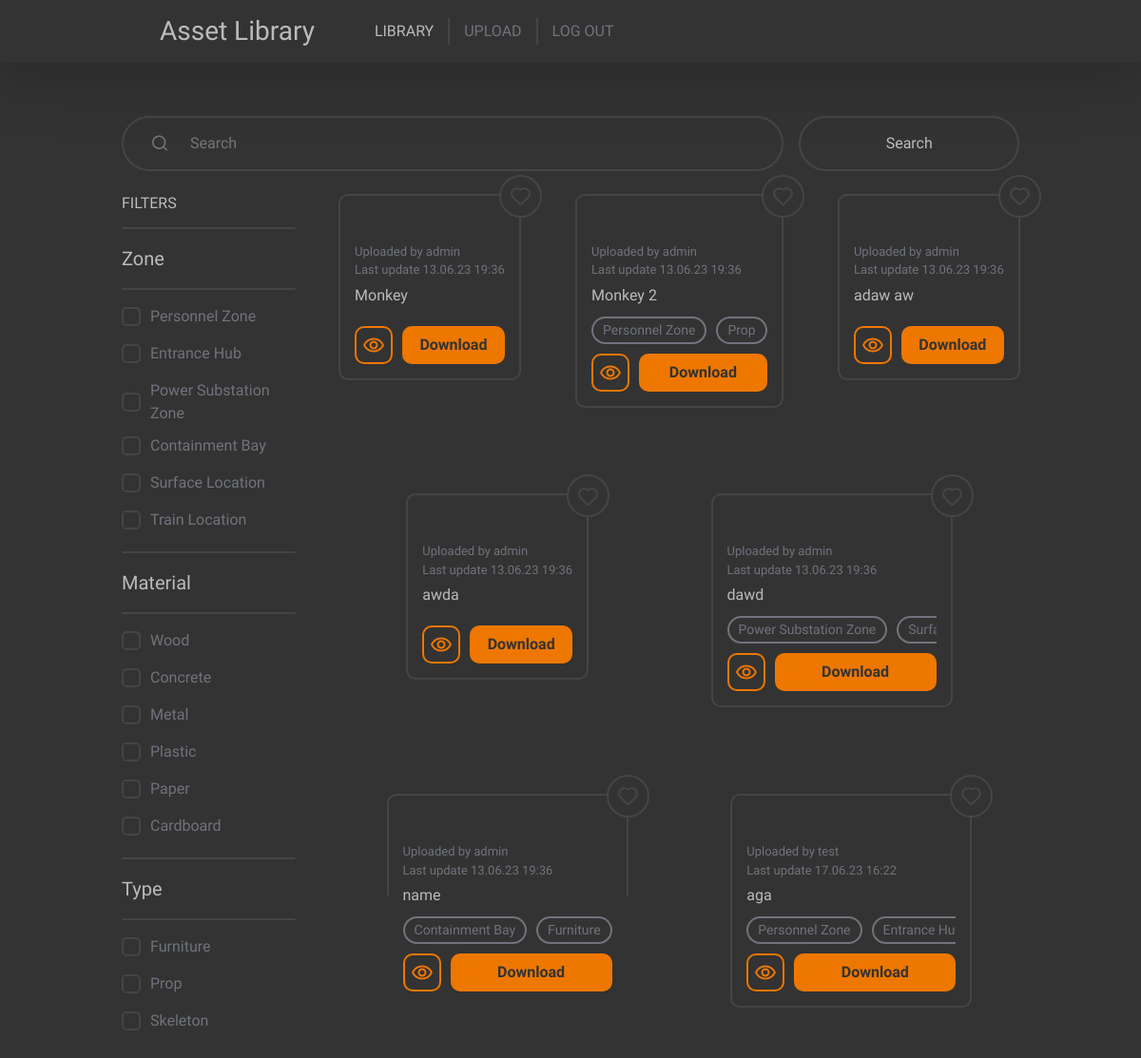
Page / (signed in) on the earlier database version.
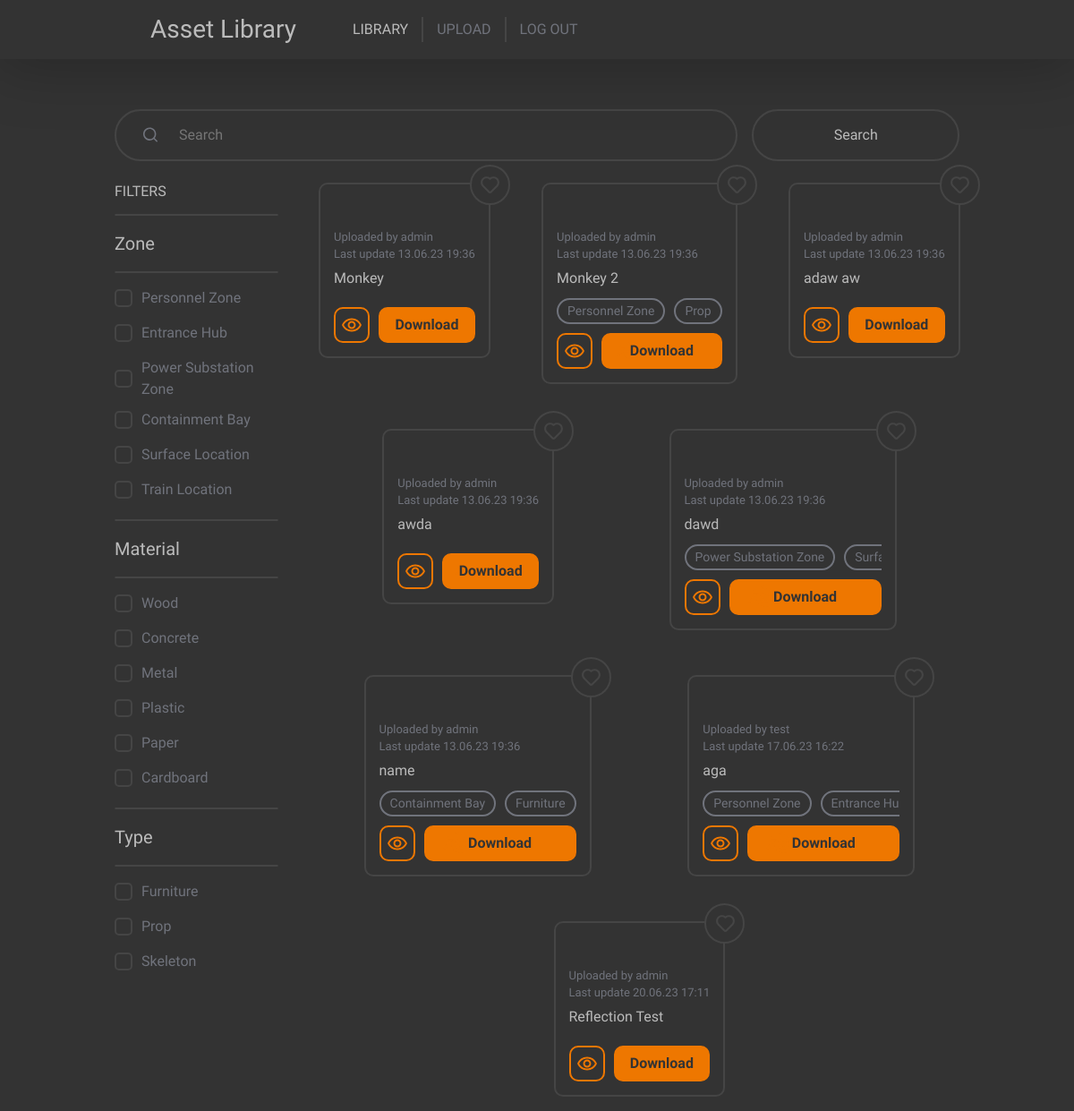
Same page on the later database version.
### content/models.py (models this page shows, shortened)
class AssetTagCategory(models.Model):
    class Meta:
        verbose_name = "Asset Category"
        verbose_name_plural = "Asset Categories"
    name = models.CharField(max_length=50)
    order = models.SmallIntegerField(unique=True)
    @staticmethod
    def get_dictionary():
        filters = dict()
        for categories in AssetTagCategory.objects.all():
            filters[categories.name] = list(map(lambda el: (el.name, el.get_named_list(), el.pk), AssetTag.objects.filter(category_id=categories)))
        return filters

class AssetTag(models.Model):
    class Meta:
        verbose_name = "Asset Tag"
        verbose_name_plural = "Asset Tags"
    name = models.CharField(max_length=50)
    category = models.ForeignKey(AssetTagCategory, on_delete=models.CASCADE)
    def get_named_list(self):
        return "{}-{}".format(self.name.lower().replace(' ', '-'), self.pk)

class Asset(models.Model):
    class Meta:
        verbose_name = "Asset"
        verbose_name_plural = "Assets"
        permissions = [
            ("see_own_assets", "Can see own added assets"),
            ("see_others_assets", "Can see others added assets"),
            ("edit_own_assets", "Can edit own assets"),
            ("edit_others_assets", "Can edit others assets"),
            ("upload_assets", "Can upload assets")
        ]
    def content_path(instance, filename):
        print(instance)
        return 'meshes/{0}/{1}'.format(instance.id, filename)
    name = models.TextField()
    description = models.TextField()
    author = models.ForeignKey(User, on_delete=models.SET_NULL, null=True)
    last_update = models.DateTimeField(default=datetime.now, blank=True)
    blender_mesh = models.FileField(upload_to=content_path, null=True)
    fbx_mesh = models.FileField(upload_to=content_path, null=True)
    preview_mesh = models.FileField(upload_to=content_path, null=True)
    textures = models.ManyToManyField(Texture)
    tags = models.ManyToManyField(AssetTag)
    favorites = models.ManyToManyField(User, related_name="users_favorites")

### main/views.py (the view, shortened to what this page needs)
# urls.py: path('', views.library_view, name='library'),
@login_required(login_url='/auth/', redirect_field_name=None)
def library_view(request: HttpRequest):
    assets = Asset.objects.none()
    if request.user.has_perm("content.see_own"):
        assets = Asset.objects.filter(author = request.user.pk)
    if request.user.has_perm("content.see_others"):
        assets = Asset.objects.all()
    assets.order_by()
    assets = assets.annotate(order=Case(When(favorites__pk=request.user.pk, then=Value(0)), default=Value(1), output_field=IntegerField(),)).order_by("order")
    if request.method == 'GET':
        form = SearchForm(request.GET)
        if form.is_valid():
            return render(request, "main/index.html", { 'filters': AssetTagCategory.get_dictionary(), 'assets': assets.filter(name__icontains = form.cleaned_data['query']), 'form' : form })
    return render(request, "main/index.html", { 'filters': AssetTagCategory.get_dictionary(), 'assets': assets, 'form': SearchForm() })

### main/forms.py
class SearchForm(forms.Form):
    query = forms.CharField(min_length=1, max_length=50, initial="")

### main/templates/main/index.html (shortened to what this page needs)
<!DOCTYPE html>
<html>
    <head>
        <link href="https://cdn.jsdelivr.net/npm/bootstrap@5.2.3/dist/css/bootstrap.min.css" rel="stylesheet">
        {% load static %}
        <link href="{% static 'main/common.css' %}" rel="stylesheet">
        <link href="{% static 'main/index.css' %}" rel="stylesheet">
    </head>
    <body>
        <div class="top">
            <div class="adjusted-content mx-auto d-flex align-items-center">
                <h3 class="my-3 mx-5">Asset Library</h3>
                <div class="navigation fs-6 d-flex align-items-center">
                    <a href="{% url 'library' %}" class="active">LIBRARY</a>
                    {% if perms.content.upload_assets %}
                    <a href="{% url 'upload' %}">UPLOAD</a>
                    {% endif %}
                    <a href="{% url 'logout' %}">LOG OUT</a>
                </div>
            </div>
        </div>
        <div class="content">
            <div class="adjusted-content mx-auto">
                <form class="search-text-and-submit d-flex mt-5" method="get">
                    <input type="text" class="text-input m-2 w-75" name="query" placeholder="Search" value="{{ form.data.query }}">
                    <input type="submit" class="submit-search m-2 w-25" value="Search">
                </form>
                <div class="search-bottom d-flex my-3">
                    <div class="search-filters mx-2">
                        <h6>FILTERS</h6>
                        {% for category, tags in filters.items %}
                            <ul>
                                <hr>
                                <li>{{ category }}</li>
                                <hr>
                                {% for name, link, id in tags %}
                                    <li><input type="checkbox" name="tags[]" value="{{id}}" id="{{link}}"> <label for="{{link}}">{{name}}</label></li>
                                {% endfor %}
                            </ul>
                        {% endfor%}
                    </div>
                    <div class="search-result d-flex flex-row flex-wrap justify-content-evenly align-items-start ">
                        {% for asset in assets %}
                        <div class="search-result-card">
                            <div class="favorite-container">
                                <label class="favorite-label">
                                </label>
                            </div>
                            <p class="card-author">Uploaded by {{ asset.author }}</p>
                            <p class="card-date">Last update {{ asset.last_update|date:"d.m.y H:i" }}</p>
                            <p class="card-model-name">{{ asset.name }}</p>
                            <div class="card-model-tags d-flex flex-nowrap text-nowrap">
                                {% for tag in asset.tags.all %}
                                    <div>{{ tag.name }}</div>
                                {% endfor %}
                            </div>
                            <div class="card-links">
                                <a href="{% url 'asset_view' asset.pk %}" class="card-link"></a>
                                <a href="{{ asset.blender_mesh.url }}" download class="card-download">Download</a>
                            </div>
                        </div>
                        {% endfor %}
                    </div>
                </div>
            </div>
        </div>
    </body>
</html>

### main/static/main/common.css (style rules this page uses)
body { font-family: 'Lexend', sans-serif;; color: #BBBBBB; background-color: #333333; }
.top { background-color: #333333; overflow: auto; z-index: 10; box-shadow: 0 0 70px 5px rgba(0, 0, 0, 0.25); position: sticky; top: 0; }
a { color: inherit; text-decoration: none; }
.navigation { color: #70737C }
.navigation a { padding: 2px 15px; border-right: solid 2px #454545; transition: 0.15s ease-in-out color; }
.navigation a:hover, .navigation a.active { color: #BBBBBB }
.navigation a:last-child { border: none; }
.adjusted-content { width: 80%; }
.content { overflow: auto; min-height: 100vh; }
.search-filters { width: 20%; }
.search-filters hr { border: none; border: 1px solid #454545; opacity: 1; border-radius: 20px; }
.search-filters ul { list-style: none; padding: 0; margin: 0; }
.search-filters ul li:nth-child(2) { font-size: 20px; color: inherit; }
.search-filters ul li { color: #70737C; margin: 10px 0; }
.search-filters input + label { display: inline-flex; align-items: center; user-select: none; transition: all ease-in-out 0.15s; }
.search-filters input + label::before { content: ""; display: inline-block; border: solid 2px #454545; border-radius: 25%; margin: 0 10px 0 0; width: 20px; height: 20px; flex-shrink: 0; flex-grow: 0; transition: all ease-in-out 0.15s; }

### main/static/main/index.css (style rules this page uses)
.text-input { border: solid 2px #454545; border-radius: 100px; background: none; padding: 15px 20px 15px 70px; transition: border-color 0.15s ease-in-out; color: #BBBBBB; background: no-repeat 30px center url("/static/main/util/magnifier.svg"); }
.submit-search { border: solid 2px #454545; border-radius: 100px; background: none; color: #BBBBBB; transition: all 0.15s ease-in-out; }
.search-result { width: 80%; gap: 50px; margin-left: 30px; }
.search-result-card { border: solid 2px #454545; border-radius: 10px; background-color: #333333; padding: 15px; max-width: 254px; }
.card-author, .card-date { margin: 0; font-size: 13px; color: #70737C; }
.card-author { margin-top: 10px; }
.card-model-name { margin: 0; margin-top: 5px; font-size: 16px; }
.card-model-tags { margin-top: 10px; display: block; overflow-x: scroll; -ms-overflow-style: none; scrollbar-width: none; font-size: 14px; color: #70737C; user-select: none; gap: 10px; }
.card-model-tags div { border: solid 2px #70737C; border-radius: 25px; padding: 2px 10px; transition: all ease-in-out 0.15s; }
.card-links { margin-top: 10px; width: 100%; display: flex; gap: 10px }
.card-link { width: 40px; height: 40px; border: solid 2px #EE7700; flex-shrink: 0; flex-grow: 0; border-radius: 10px; background: no-repeat center center url("/static/main/util/eye_orange.svg"); transition: all ease-in-out 0.15s; }
.card-download { width: 100%; height: 40px; display: flex; justify-content: center; align-items: center; background: no-repeat 14%/18% url("/static/main/util/blender_icon.svg"), #EE7700; border-radius: 10px; color: #333333; font-weight: bold; vertical-align: middle; border: solid 2px #EE7700; transition: all ease-in-out 0.15s; }
.favorite-container { position: relative; width: 0; height: 0; margin-left: auto; margin-right: 0; right: 6px; top: -37px; }
.favorite-label { position: absolute; z-index: 2; border-radius: 100%; width: 45px; height: 45px; background-color: #333333; border: solid 2px #454545; background-image: url("/static/main/util/hollow_heart.svg"); background-repeat: no-repeat; background-size: 60%; background-position: center; transition: all 0.15s ease-in-out; }

Differences in the rows shown:
added Asset: author "admin", last_update "20.06.23 17:11", name "Reflection Test"
